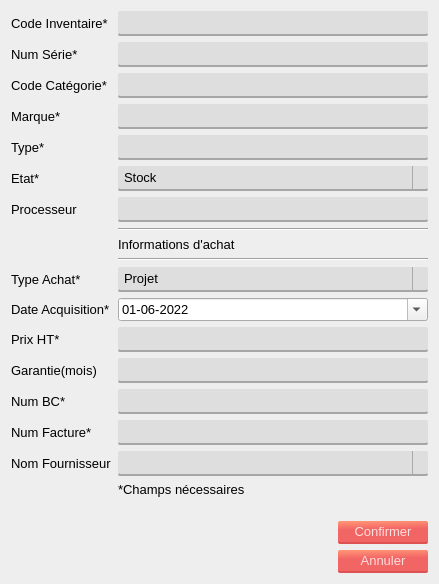
<?xml version="1.0" encoding="UTF-8"?>
<ui version="4.0">
 <class>Dialog</class>
 <widget class="QDialog" name="Dialog">
  <property name="windowModality">
   <enum>Qt::ApplicationModal</enum>
  </property>
  <property name="geometry">
   <rect>
    <x>0</x>
    <y>0</y>
    <width>439</width>
    <height>584</height>
   </rect>
  </property>
  <property name="windowTitle">
   <string>Ajouter materiel informatique</string>
  </property>
  <property name="windowIcon">
   <iconset>
    <normaloff>icon.png</normaloff>icon.png</iconset>
  </property>
  <property name="styleSheet">
   <string notr="true">*{
	font: 10pt;
}
#Dialog{
	
	background-color: #eee;
	font: 10pt;
}

.QPushButton{
	border-radius: 2;
	background-color: qlineargradient(spread:pad, x1:0.548, y1:1, x2:0.469455, y2:0, stop:0.627119 rgba(242, 101, 101, 255), stop:1 rgba(255, 146, 117, 255));
	border-bottom: 2px solid;
	border-bottom-color:rgb(221, 83, 83);
	padding: 3px 16px;
	color:rgb(255, 221, 221);	
	font: 10pt;
}
.QPushButton:pressed{
	background-color: rgb(220, 91, 91);
	border-bottom-color: rgb(194, 73, 73);
}

.QLineEdit, .QTextEdit{
	border-radius: 2;
	border-bottom: 2px solid rgb(166, 166, 166);
	font: 10pt;
	padding: 3px 6px;
	
	background-color:rgb(222, 222, 222);
}

.QComboBox{
	border-radius: 2;
	background-color:rgb(222, 222, 222);
	border: none;
	padding: 3px 6px;
	border-bottom: 2px solid rgb(166, 166, 166);
}
.QComboBox::drop-down{
	 subcontrol-origin: padding;
    subcontrol-position: top right;
	
	border-left-width: 1px;
    border-left-color: darkgray;
    border-left-style: solid;
}
QComboBox:!editable:on, QComboBox::drop-down:editable:on {
    background: qlineargradient(x1: 0, y1: 0, x2: 0, y2: 1,
                                stop: 0 #D3D3D3, stop: 0.4 #D8D8D8,
                                stop: 0.5 #DDDDDD, stop: 1.0 #E1E1E1);
}</string>
  </property>
  <property name="modal">
   <bool>true</bool>
  </property>
  <layout class="QGridLayout" name="gridLayout">
   <item row="2" column="1">
    <spacer name="verticalSpacer">
     <property name="orientation">
      <enum>Qt::Vertical</enum>
     </property>
     <property name="sizeHint" stdset="0">
      <size>
       <width>20</width>
       <height>40</height>
      </size>
     </property>
    </spacer>
   </item>
   <item row="0" column="0" colspan="2">
    <layout class="QFormLayout" name="formLayout">
     <item row="0" column="0">
      <widget class="QLabel" name="codeInvLabel">
       <property name="text">
        <string>Code Inventaire*</string>
       </property>
      </widget>
     </item>
     <item row="0" column="1">
      <widget class="QLineEdit" name="codeinv"/>
     </item>
     <item row="1" column="1">
      <widget class="QLineEdit" name="numserie"/>
     </item>
     <item row="2" column="0">
      <widget class="QLabel" name="codeCategorieLabel">
       <property name="text">
        <string>Code Catégorie*</string>
       </property>
      </widget>
     </item>
     <item row="2" column="1">
      <widget class="QLineEdit" name="codecat"/>
     </item>
     <item row="3" column="0">
      <widget class="QLabel" name="marqueLabel">
       <property name="text">
        <string>Marque*</string>
       </property>
      </widget>
     </item>
     <item row="3" column="1">
      <widget class="QLineEdit" name="mrq"/>
     </item>
     <item row="4" column="0">
      <widget class="QLabel" name="typeLabel">
       <property name="text">
        <string>Type*</string>
       </property>
      </widget>
     </item>
     <item row="4" column="1">
      <widget class="QLineEdit" name="typ"/>
     </item>
     <item row="5" column="0">
      <widget class="QLabel" name="etatLabel">
       <property name="text">
        <string>Etat*</string>
       </property>
      </widget>
     </item>
     <item row="5" column="1">
      <widget class="QComboBox" name="et">
       <item>
        <property name="text">
         <string>Stock</string>
        </property>
       </item>
       <item>
        <property name="text">
         <string>En panne</string>
        </property>
       </item>
       <item>
        <property name="text">
         <string>Archive</string>
        </property>
       </item>
      </widget>
     </item>
     <item row="6" column="0">
      <widget class="QLabel" name="processeurLabel">
       <property name="text">
        <string>Processeur</string>
       </property>
      </widget>
     </item>
     <item row="6" column="1">
      <widget class="QLineEdit" name="process"/>
     </item>
     <item row="7" column="1">
      <widget class="Line" name="line">
       <property name="orientation">
        <enum>Qt::Horizontal</enum>
       </property>
      </widget>
     </item>
     <item row="8" column="1">
      <widget class="QLabel" name="label">
       <property name="text">
        <string>Informations d'achat</string>
       </property>
      </widget>
     </item>
     <item row="9" column="1">
      <widget class="Line" name="line_2">
       <property name="orientation">
        <enum>Qt::Horizontal</enum>
       </property>
      </widget>
     </item>
     <item row="10" column="0">
      <widget class="QLabel" name="typeAchatLabel">
       <property name="text">
        <string>Type Achat*</string>
       </property>
      </widget>
     </item>
     <item row="10" column="1">
      <widget class="QComboBox" name="tachat">
       <item>
        <property name="text">
         <string>Projet</string>
        </property>
       </item>
       <item>
        <property name="text">
         <string>Siège</string>
        </property>
       </item>
      </widget>
     </item>
     <item row="11" column="0">
      <widget class="QLabel" name="dateAcquisitionLabel">
       <property name="text">
        <string>Date Acquisition*</string>
       </property>
      </widget>
     </item>
     <item row="11" column="1">
      <widget class="QDateEdit" name="dtacq">
       <property name="frame">
        <bool>true</bool>
       </property>
       <property name="displayFormat">
        <string>dd-MM-yyyy</string>
       </property>
       <property name="calendarPopup">
        <bool>true</bool>
       </property>
       <property name="date">
        <date>
         <year>2022</year>
         <month>6</month>
         <day>1</day>
        </date>
       </property>
      </widget>
     </item>
     <item row="12" column="0">
      <widget class="QLabel" name="prixHTLabel">
       <property name="text">
        <string>Prix HT*</string>
       </property>
      </widget>
     </item>
     <item row="12" column="1">
      <widget class="QLineEdit" name="prixHTLineEdit"/>
     </item>
     <item row="13" column="0">
      <widget class="QLabel" name="garantieLabel">
       <property name="text">
        <string>Garantie(mois)</string>
       </property>
      </widget>
     </item>
     <item row="13" column="1">
      <widget class="QLineEdit" name="garantieLineEdit"/>
     </item>
     <item row="14" column="0">
      <widget class="QLabel" name="numBCLabel">
       <property name="text">
        <string>Num BC*</string>
       </property>
      </widget>
     </item>
     <item row="14" column="1">
      <widget class="QLineEdit" name="numBCLineEdit"/>
     </item>
     <item row="15" column="0">
      <widget class="QLabel" name="numFactureLabel">
       <property name="text">
        <string>Num Facture*</string>
       </property>
      </widget>
     </item>
     <item row="15" column="1">
      <widget class="QLineEdit" name="numFactureLineEdit"/>
     </item>
     <item row="16" column="0">
      <widget class="QLabel" name="nomFournisseurLabel">
       <property name="text">
        <string>Nom Fournisseur</string>
       </property>
      </widget>
     </item>
     <item row="16" column="1">
      <widget class="QComboBox" name="nomFournisseurComboBox"/>
     </item>
     <item row="17" column="1">
      <widget class="QLabel" name="label_2">
       <property name="text">
        <string>*Champs nécessaires</string>
       </property>
      </widget>
     </item>
     <item row="1" column="0">
      <widget class="QLabel" name="numSerieLabel">
       <property name="text">
        <string>Num Série*</string>
       </property>
      </widget>
     </item>
    </layout>
   </item>
   <item row="4" column="1">
    <widget class="QPushButton" name="pushButton_2">
     <property name="maximumSize">
      <size>
       <width>100</width>
       <height>16777215</height>
      </size>
     </property>
     <property name="text">
      <string>Annuler</string>
     </property>
    </widget>
   </item>
   <item row="3" column="0">
    <spacer name="horizontalSpacer">
     <property name="orientation">
      <enum>Qt::Horizontal</enum>
     </property>
     <property name="sizeHint" stdset="0">
      <size>
       <width>40</width>
       <height>20</height>
      </size>
     </property>
    </spacer>
   </item>
   <item row="3" column="1">
    <widget class="QPushButton" name="confirmer_button">
     <property name="maximumSize">
      <size>
       <width>100</width>
       <height>16777215</height>
      </size>
     </property>
     <property name="text">
      <string>Confirmer</string>
     </property>
    </widget>
   </item>
  </layout>
 </widget>
 <resources/>
 <connections>
  <connection>
   <sender>pushButton_2</sender>
   <signal>clicked()</signal>
   <receiver>Dialog</receiver>
   <slot>close()</slot>
   <hints>
    <hint type="sourcelabel">
     <x>303</x>
     <y>227</y>
    </hint>
    <hint type="destinationlabel">
     <x>85</x>
     <y>219</y>
    </hint>
   </hints>
  </connection>
 </connections>
</ui>
